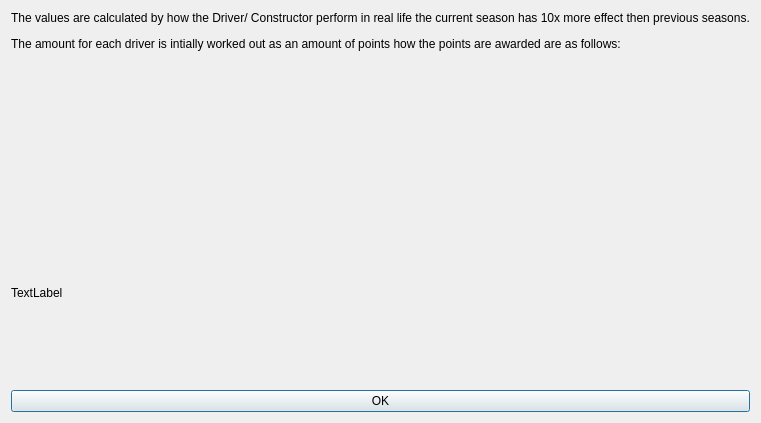
<?xml version="1.0" encoding="UTF-8"?>
<ui version="4.0">
 <class>Dialog</class>
 <widget class="QDialog" name="Dialog">
  <property name="geometry">
   <rect>
    <x>0</x>
    <y>0</y>
    <width>746</width>
    <height>423</height>
   </rect>
  </property>
  <property name="windowTitle">
   <string>Dialog</string>
  </property>
  <layout class="QVBoxLayout" name="verticalLayout_2">
   <item>
    <layout class="QVBoxLayout" name="verticalLayout">
     <item alignment="Qt::AlignHCenter|Qt::AlignTop">
      <widget class="QLabel" name="label">
       <property name="text">
        <string>&lt;html&gt;&lt;head/&gt;&lt;body&gt;&lt;p&gt;The values are calculated by how the Driver/ Constructor perform in real life the current season has 10x more effect then previous seasons.&lt;/p&gt;&lt;p&gt;The amount for each driver is intially worked out as an amount of points how the points are awarded are as follows:&lt;/p&gt;&lt;/body&gt;&lt;/html&gt;</string>
       </property>
      </widget>
     </item>
     <item>
      <widget class="QLabel" name="point_calculation_pixelmap">
       <property name="text">
        <string>TextLabel</string>
       </property>
      </widget>
     </item>
     <item>
      <widget class="QPushButton" name="ok_button">
       <property name="text">
        <string>OK</string>
       </property>
      </widget>
     </item>
    </layout>
   </item>
  </layout>
 </widget>
 <resources/>
 <connections/>
</ui>
